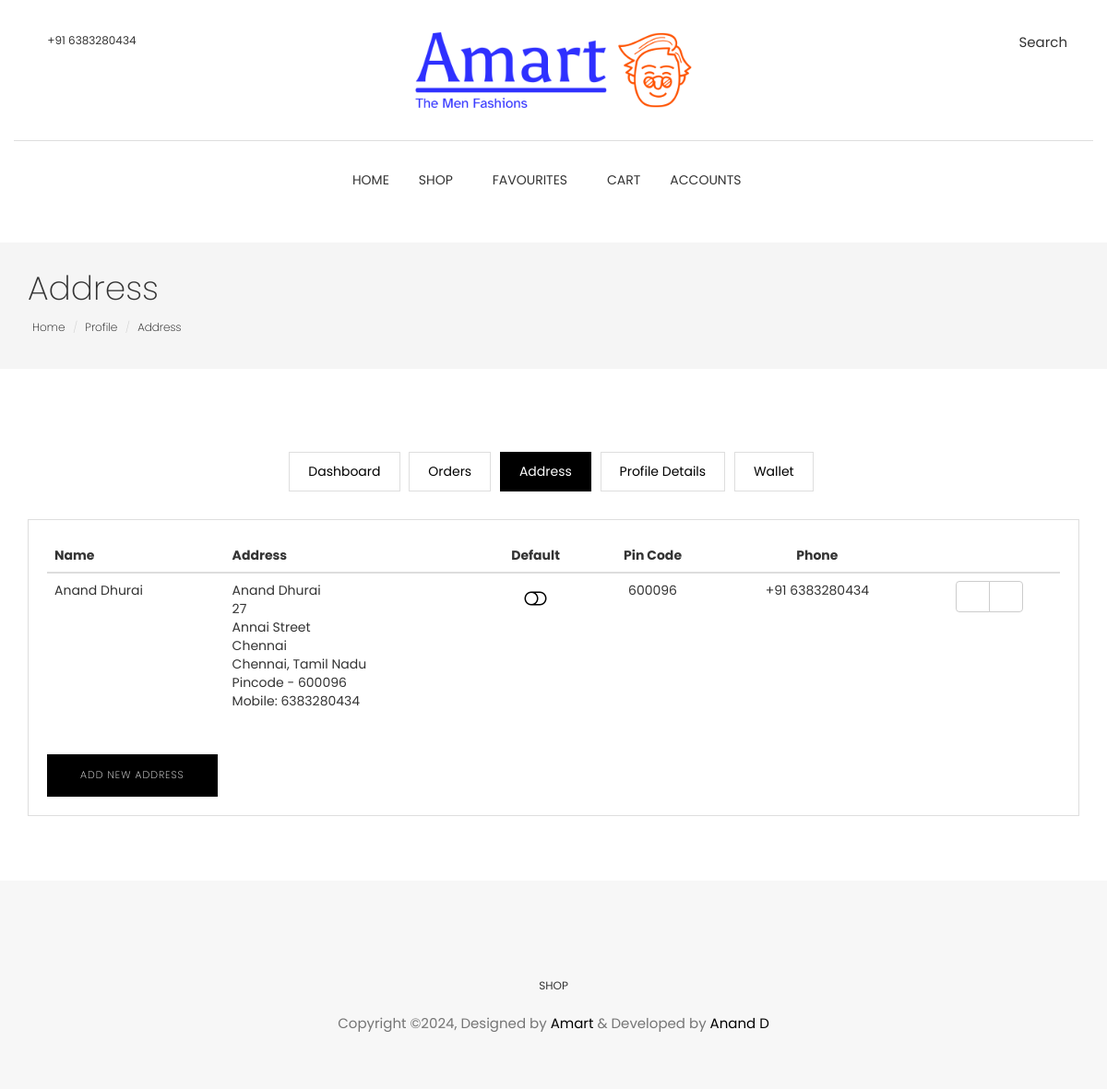
/customer/address (signed in), run on an earlier commit of the app's database.
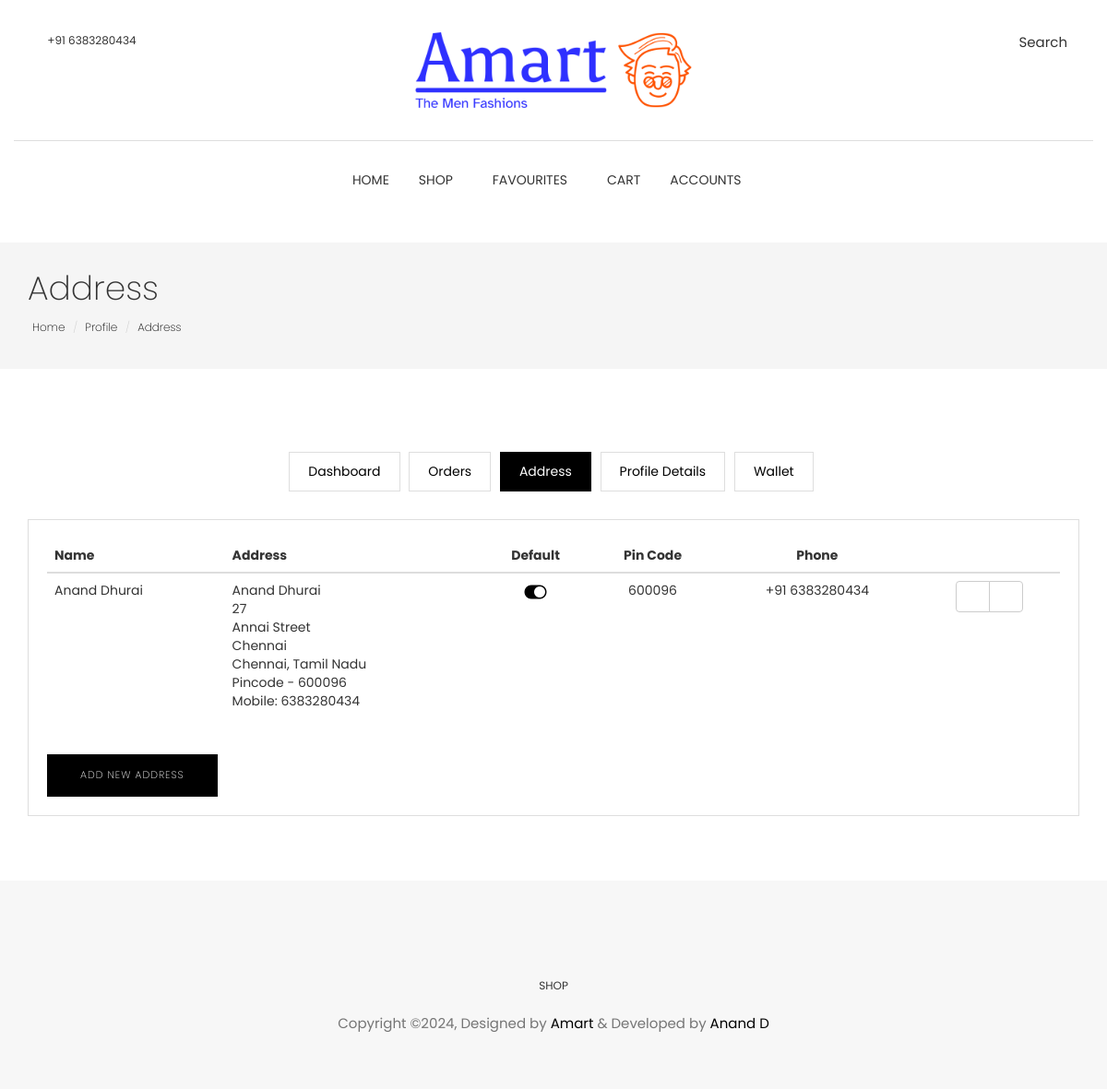
And on a later commit of the database.
### customer/models.py (models this page shows, shortened)
class Address(models.Model):
    customer = models.ForeignKey(Customer, on_delete=models.CASCADE)
    name = models.CharField(
        max_length=255,
        validators=[RegexValidator(
            regex=r"^[a-zA-Z]+(?:[\s-][a-zA-Z]+)*$",
            message="Enter a valid name."
        )]
    )
    mobile = models.PositiveIntegerField(
        validators=[MinValueValidator(1000000000), MaxValueValidator(9999999999)]
    )
    pincode = models.PositiveIntegerField(
        validators=[MinValueValidator(100000), MaxValueValidator(999999)]
    )
    state = models.CharField(max_length=255)
    building = models.CharField(max_length=255)
    street = models.CharField(max_length=255)
    city = models.CharField(max_length=255, null=True, blank=True)
    district = models.CharField(max_length=255)
    address_text = models.TextField(
        null=True, blank=True
    )  # to store the whole address as text
    is_default = models.BooleanField(default=False)

### customer/views.py (the view)
# urls.py: path("address", views.address, name="customer_address"),
@login_required
def address(request):
    customer = Customer.objects.get(id=request.user.id)
    addresses = Address.objects.filter(customer=customer)
    context = {"customer": customer, "addresses": addresses}
    return render(request, "customer/customer-address.html", context)

### templates/customer/customer-address.html (shortened to what the changed rows need)
{% extends "home/base.html" %}
{% load static %}
{% block content %}
<section class="page-header">
    <div class="container">
        <div class="row">
            <div class="col-md-12">
                <div class="content">
                    <h1 class="page-name">Address</h1>
                </div>
            </div>
        </div>
    </div>
</section>
    <section class="user-dashboard page-wrapper">
        <div class="container">
            <div class="row">
                <div class="col-md-12">
                    <div class="dashboard-wrapper user-dashboard">
                        {% if addresses %}
                        <div class="table-responsive">
                            <table class="table">
                                <thead>
                                    <tr>
                                    <th>Name</th>
                                    <th>Address</th>
                                    <th><center>Default</center></th>
                                    <th><center>Pin Code</center></th>
                                    <th><center>Phone</center></th>
                                    <th></th>
                                    </tr>
                                </thead>
                                <tbody>
                                    {% for address in addresses %}
                                        <tr>
                                            <td>{{ address.name }}</td>
                                            <td>{{ address.address_text|linebreaksbr }}</td>
                                            <td><center>
                                                {% if address.is_default  %}
                                                <a type="button" title="Default address"><i class="bi bi-toggle-on h3"></i></a>
                                                {% else %}
                                                    <a href="{% url 'default_address' address.id %}" type="button" class="btn" title="Set default"><i class="bi bi-toggle-off h3"></i></a>
                                                {% endif %}
                                            </center></td>
                                            <td><center>{{ address.pincode }}</center></td>
                                            <td><center>+91 {{ address.mobile }}</center></td>
                                            <td><center>
                                                <div class="btn-group" role="group">
                                                    <a title="Edit address" href="{% url "edit_address" address.id %}" type="button" class="btn btn-default"><i class="tf-pencil2 text-primary" aria-hidden="true"></i></a>
                                                    <a title="Remove address" data-toggle="modal" data-target="#remove-address-modal-{{ address.id }}" type="button" class="btn btn-default"><i class="tf-ion-close text-danger" aria-hidden="true"></i></a>
                                                </div>
                                            </center></td>
                                        </tr>
                                    {% endfor %}
                                </tbody>
                            </table>
                        </div>
                        {% else %}
                        <p>No Addresses Added Yet. Add One Now for Seamless Shopping!</p>
                        {% endif %}
                    </div>
                </div>
            </div>
        </div>
    </section>
{% endblock content %}
{% block extra_styles %}
<link rel="stylesheet" href="https://cdn.jsdelivr.net/npm/bootstrap-icons@1.11.3/font/bootstrap-icons.min.css">
{% endblock extra_styles %}

What changed in the data, as far as the page shows it:
changed Address "Anand Dhurai": is_default False → True (drawn)
